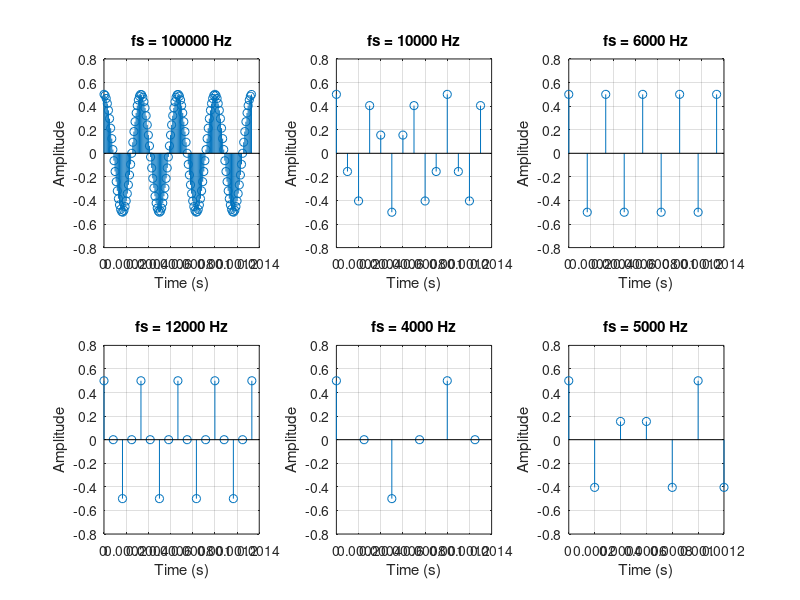
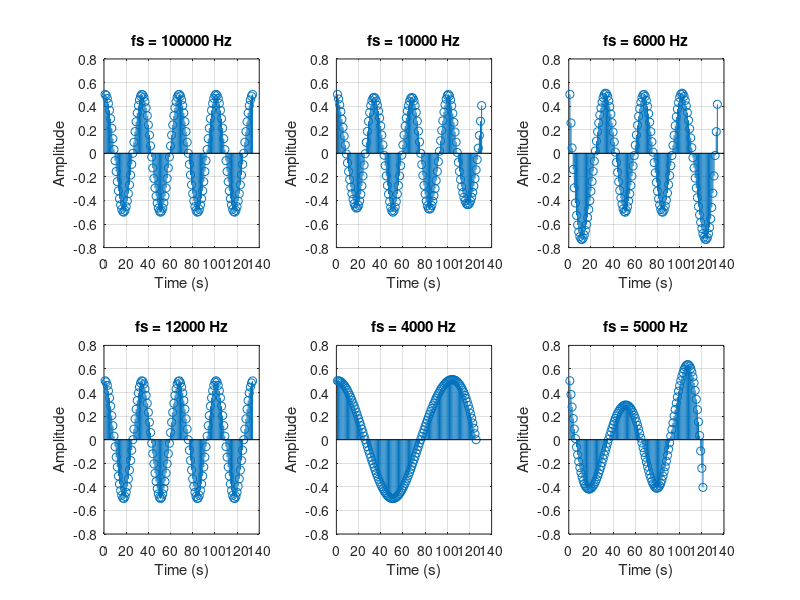
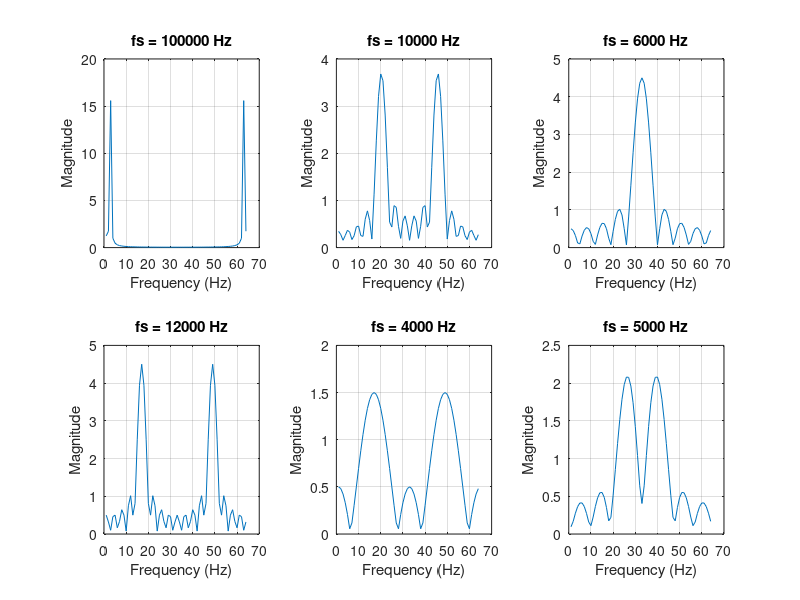
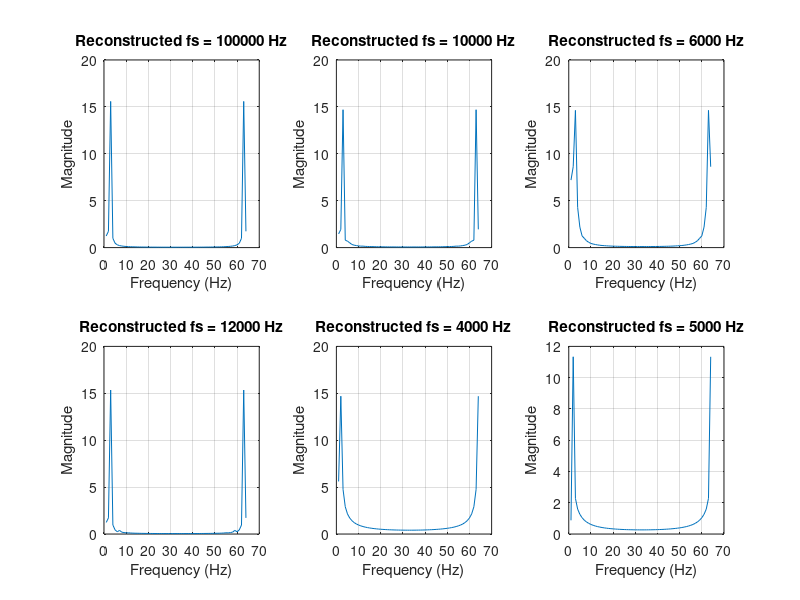

MATLAB code for these plots, in order:

% Task 1: Continuous-time like sinusoid (high-rate sampled)
clc;
clear all;
close all;
A = 0.5; % Amplitude (1 V p-p)
fo = 3000; % Signal frequency (Hz)
fs = 1e5; % High "continuous-time-like" sampling frequency
n_cycles = 4; % Number of cycles
T0 = 1/fo; % Time period
t = 0 : 1/fs : n_cycles*T0;
x = A * cos(2*pi*fo*t);
figure;
plot(t, x, 'LineWidth', 1.2);
grid on;
xlabel('Time (s)');
ylabel('Amplitude');
title('Task 1: x(t) = A cos(2\pi f_0 t), 4 cycles, F_s = 100 kHz');

% Task 2: Discrete-time representation using stem
clc;
clear all;
close all;
A = 0.5;
fo = 3000;
fs = 1e5;
n_cycles = 4;
T0 = 1/fo;
t = 0 : 1/fs : n_cycles*T0;
x = A * cos(2*pi*fo*t);
figure;
stem(t, x, 'filled');
grid on;
xlabel('Time (s)');
ylabel('Amplitude');
title('Task 2: Discrete-time samples of x(t) at F_s = 100 kHz');

% Task 3: Sampling at various Fs and time-domain stem plots
clc;
clear all;
close all;
A = 0.5;
fo = 3000;
fs_ideal = 1e5;
n = 4;
T0 = 1/fo;
dur = n*T0; % Duration covering 4 cycles
t_ideal = 0 : 1/fs_ideal : dur; % High-rate reference
x_ideal = A * cos(2*pi*fo*t_ideal);
fs_list = [1e5 1e4 6e3 12e3 4e3 5e3]; % Includes ideal + given Fs
figure;
for k = 1:numel(fs_list)
fs_samp = fs_list(k);
ts = 0 : 1/fs_samp : dur;
y = A * cos(2*pi*fo*ts);
subplot(2, 3, k);
stem(ts, y, 'filled');
grid on;
xlabel('Time (s)');
ylabel('Amplitude');
title(['Task 3: F_s = ' num2str(fs_samp) ' Hz']);
end

%Task 4: Analysis of Sampling and Reconstruction Quality Using MSE and FFT
clc;
clear all;
close all;
A = 0.5;
fo = 3000;
fs_ideal = 1e5;
n = 4;
to = 1/fo;
dur = n*to;
t = 0:1/fs_ideal:dur;
x = A*cos(2*pi*fo*t);
fs_list = [1e5 1e4 6e3 12e3 4e3 5e3];
MSEs = zeros(size(fs_list));
for k = 1:numel(fs_list)
fs_samp = fs_list(k);
ts = 0:1/fs_samp:dur;
y = A*cos(2*pi*fo*ts);
%a = length(t);
%b = length(ts);
%xq = 0: a/b : 5*fs_list(k)/fo;
z = interp1(ts, y, t, 'spline');
MSEs(k) = mean((x - z).^2);
fprintf('fs = %5d Hz | MSE (linear) = %.6g\n', fs_list, MSEs(k));
figure(1);
subplot(2,3,k);
stem(ts, y);
xlabel('Time (s)');
ylabel('Amplitude');
title(['fs = ' num2str(fs_samp) ' Hz']);
grid on;
figure(2);
subplot(2,3,k);
stem(z);
xlabel('Time (s)');
ylabel('Amplitude');
title(['fs = ' num2str(fs_samp) ' Hz']);
grid on;
N = length(y);
f = (-N/2:N/2-1)*(fs_samp/N);
Y = fft(y,64);
figure(3);
subplot(2,3,k);
plot(abs(Y));
xlabel('Frequency (Hz)');
ylabel('Magnitude');
title(['fs = ' num2str(fs_samp) ' Hz']);
grid on;
Z = fft(z,64);
figure(4);
subplot(2,3,k);
plot(abs(Z));
xlabel('Frequency (Hz)');
ylabel('Magnitude');
title(['Reconstructed fs = ' num2str(fs_samp) ' Hz']);
grid on;
end
figure;
stem(MSEs);
grid on;
xlabel('Sampling rate Fs (kHz)');
ylabel('MSE');
title('MSE vs Fs (linear interpolation)');
